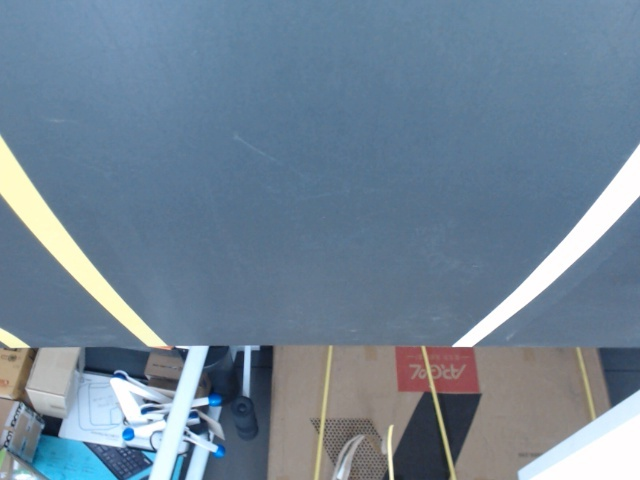
#> input picture line_data/data_image/180_img_1229_13.jpg, 640 x 480 px; its folder holds 4 pictures in this run
$ python preprocess.py
#> lines starting #> are read from the running program, lines starting #| are printed output that depends on the picture
import matplotlib.pyplot as plt
import numpy as np
from sklearn.model_selection import train_test_split
from skimage.io import imread
from skimage.transform import pyramid_reduce, resize

import os, glob

img_list = sorted(glob.glob('C:/turtlebot/line_data/data_image/*.jpg'))
mask_list = sorted(glob.glob('C:/turtlebot/line_data/label_image/*.jpg'))

print(len(img_list), len(mask_list))


IMG_SIZE_X = 320
IMG_SIZE_Y = 240


x_data = np.empty((len(img_list), IMG_SIZE_X, IMG_SIZE_Y, 3), dtype=np.float16)
y_data = np.empty((len(img_list), IMG_SIZE_X, IMG_SIZE_Y, 1), dtype=np.float16)

for i, img_path in enumerate(img_list):
    img = imread(img_path)
#> img is the input picture: shape (480, 640, 3); mean R, G, B 112.8, 132.5, 150.5
    img = resize(img, output_shape=(IMG_SIZE_X, IMG_SIZE_Y, 3), preserve_range=True)
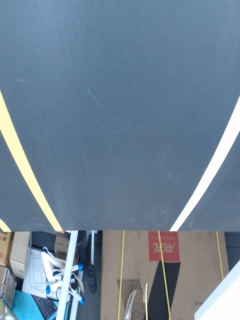
#> img: shape (320, 240, 3) float64; mean R, G, B 112.8, 132.5, 150.5
    x_data[i] = img
#> pass 2 of the loop `for i, img_path in enumerate(img_list):`:
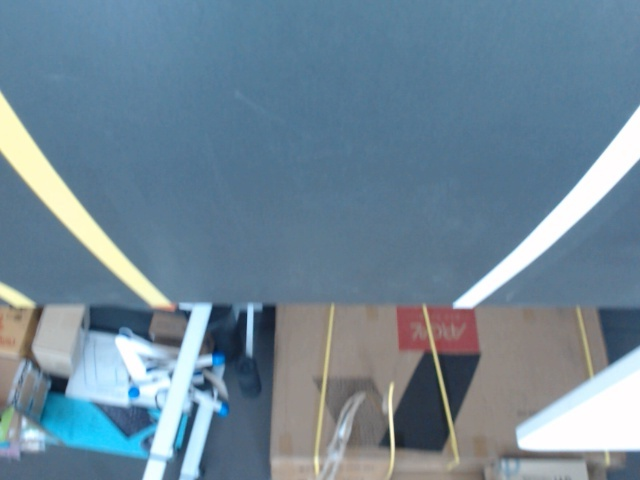
#> input picture line_data/data_image/180_img_1229_14.jpg, 640 x 480 px
#> img is the input picture: shape (480, 640, 3); mean R, G, B 111.6, 135.3, 151.8
#> `img = resize(img, output_shape=(IMG_SIZE_X, IMG_SIZE_Y, 3), preserve_r..`:
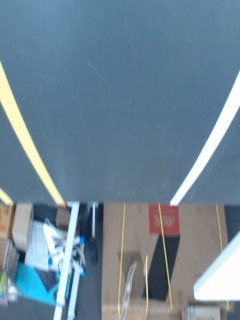
#> img: shape (320, 240, 3) float64; mean R, G, B 111.6, 135.3, 151.8
#> pass 3 of the loop `for i, img_path in enumerate(img_list):`:
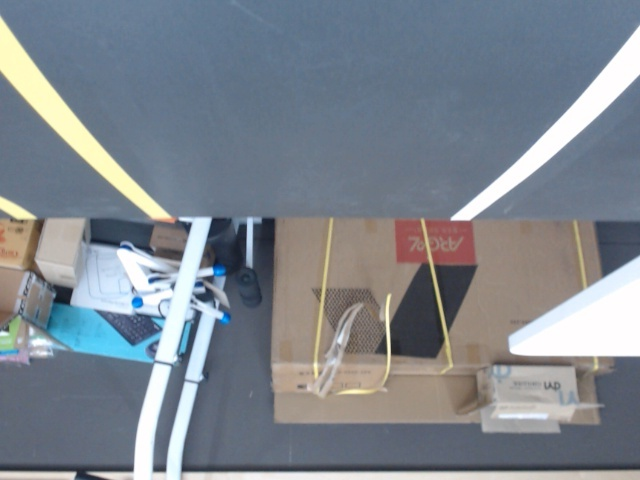
#> input picture line_data/data_image/180_img_1229_15.jpg, 640 x 480 px
#> img is the input picture: shape (480, 640, 3); mean R, G, B 125.9, 133.4, 142.2
#> `img = resize(img, output_shape=(IMG_SIZE_X, IMG_SIZE_Y, 3), preserve_r..`:
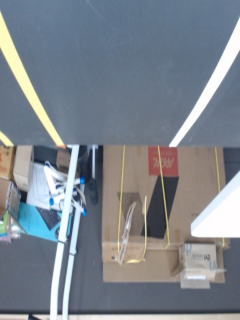
#> img: shape (320, 240, 3) float64; mean R, G, B 125.9, 133.4, 142.2
#> the loop made 4 passes; the first 3 are shown

for i, img_path in enumerate(mask_list):
    img = imread(img_path)
    img = resize(img, output_shape=(IMG_SIZE_X, IMG_SIZE_Y, 1), preserve_range=True)
    y_data[i] = img

y_data /= 255.

x_train, x_val, y_train, y_val = train_test_split(x_data, y_data, test_size=0.2)

np.save('C:/turtlebot/line_data/dataset/x_train.npy', x_train)
np.save('C:/turtlebot/line_data/dataset/y_train.npy', y_train)
np.save('C:/turtlebot/line_data/dataset/x_val.npy', x_val)
np.save('C:/turtlebot/line_data/dataset/y_val.npy', y_val)

print(x_train.shape, y_train.shape)
#| (3, 320, 240, 3) (3, 320, 240, 1)
print(x_val.shape, y_val.shape)
#| (1, 320, 240, 3) (1, 320, 240, 1)
